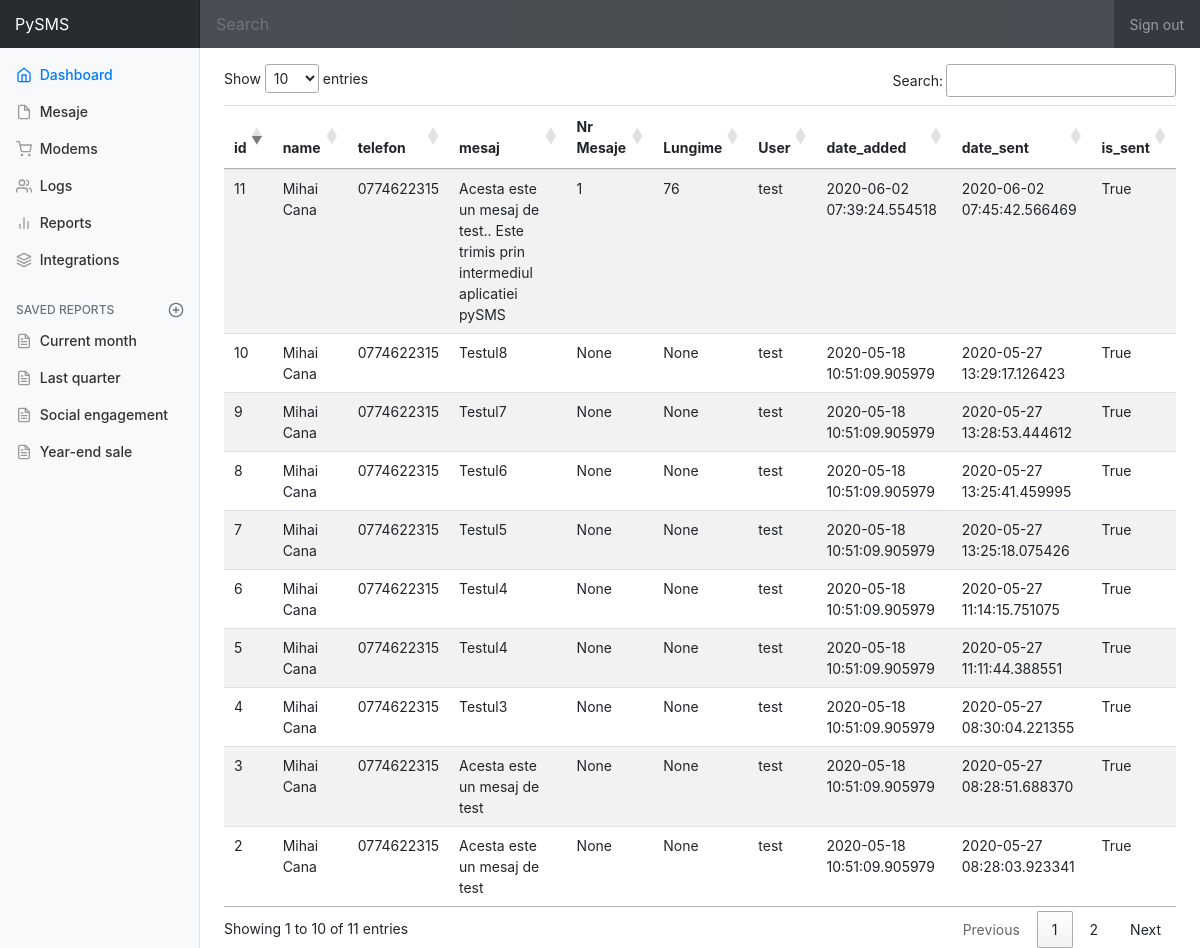
Page /mesaje on the earlier database version.
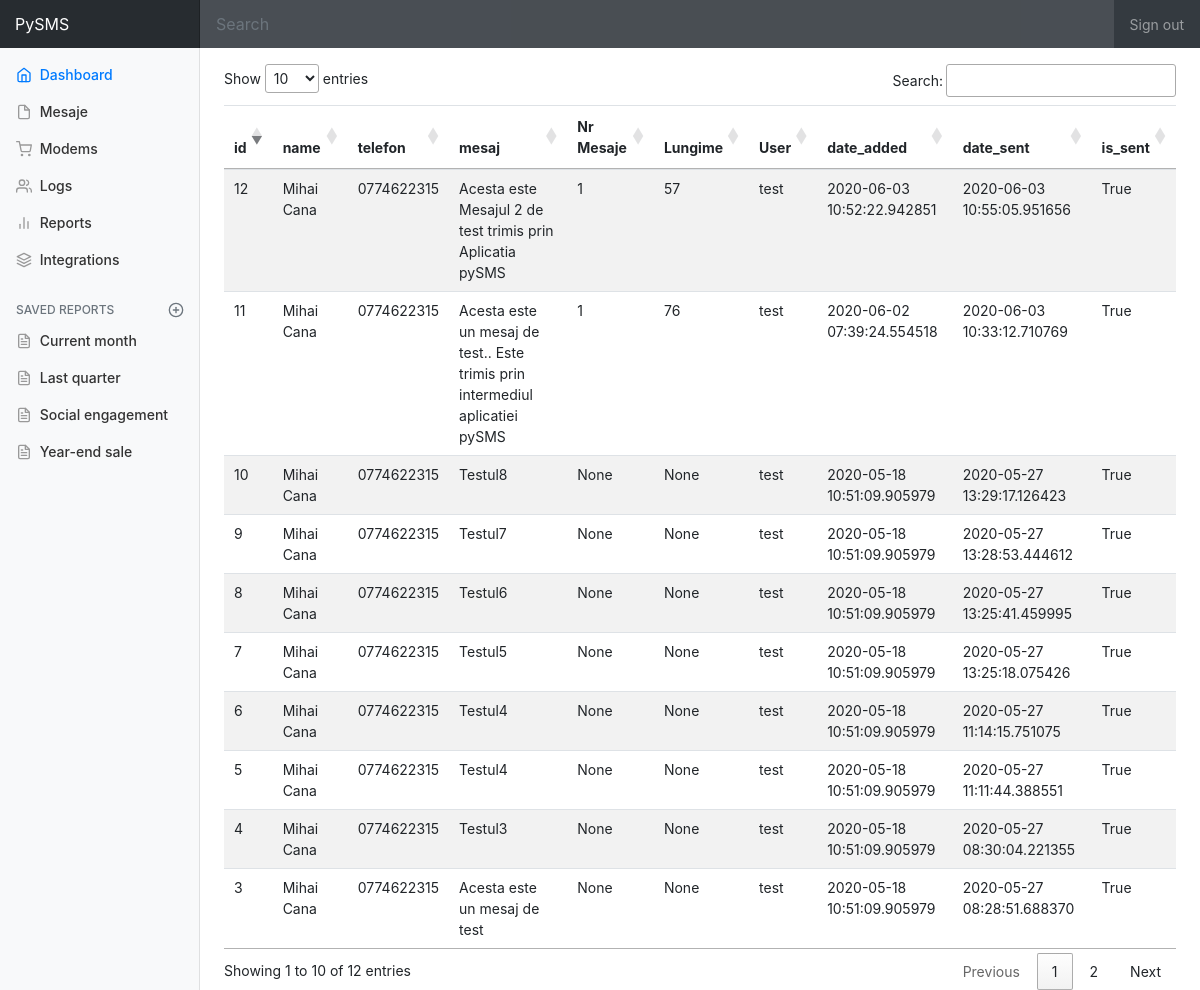
Same page on the later database version.
### models.py (models this page shows)
class Mesaj(db.Model):
    id = db.Column(db.Integer, primary_key=True)
    name = db.Column(db.String(80), nullable=False)
    telefon = db.Column(db.String(10), nullable=False)
    mesaj = db.Column(db.String(1200), nullable=False)
    mesaj_count = db.Column(db.Integer,  nullable=True)
    mesaj_lenght = db.Column(db.Integer,  nullable=True)
    user_id = db.Column(db.Integer, db.ForeignKey('user.id'))
    date_added = db.Column(db.DateTime, nullable=False, default=datetime.datetime.utcnow)
    date_sent = db.Column(db.DateTime, nullable=True)
    is_sent = db.Column(db.Boolean, unique=False, default=False)

class User(db.Model):
    id = db.Column(db.Integer, primary_key=True)
    username = db.Column(db.String(80), unique=True, nullable=False)
    password = db.Column(db.String(80), nullable=False)
    email = db.Column(db.String(120), unique=True, nullable=False)
    public_id = db.Column(db.String(80),unique=True)
    is_active = db.Column(db.Boolean, unique=False, default=True)
    is_admin = db.Column(db.Boolean, unique=False, default=True)
    date_added = db.Column(db.DateTime, nullable=False, default=datetime.datetime.utcnow)
    mesaje = db.relationship('Mesaj', backref='owner')

### views.py (the view)
@app.route('/mesaje')
def mesaje():
    all_mesaje = Mesaj.query.all()
    return render_template('mesaje.html', all_mesaje=all_mesaje)

### templates/mesaje.html (shortened to what this page needs)
{% extends 'base.html' %}
{% block content %}
<div class="table-responsive">
          <table id="table_mesaje" class="table table-striped">
            <thead>
              <tr>
                <th>id</th>
                <th>name</th>
                <th>telefon</th>
                <th>mesaj</th>
                <th>Nr Mesaje</th>
                <th>Lungime</th>
                <th>User</th>
                <th>date_added</th>
                <th>date_sent</th>
                <th>is_sent</th>
              </tr>
            </thead>
            <tbody>
              {% for mesaj in all_mesaje %}
              <tr>
                <td>{{ mesaj.id }}</td>
                <td>{{ mesaj.name }}</td>
                <td>{{ mesaj.telefon }}</td>
                <td>{{ mesaj.mesaj }}</td>
                <td>{{ mesaj.mesaj_count }}</td>
                <td>{{ mesaj.mesaj_lenght }}</td>
                <td>{{ mesaj.owner.username }}</td>
                <td>{{ mesaj.date_added }}</td>
                <td>{{ mesaj.date_sent }}</td>
                <td>{{ mesaj.is_sent }}</td>
              </tr>
              {% endfor %}
            </tbody>
          </table>
        </div>
{% endblock %}
{% block scripts %}
<link rel="stylesheet" href="https://cdn.datatables.net/1.10.21/css/jquery.dataTables.min.css">
{% endblock %}

Differences in the rows shown:
no longer on this page (row unchanged): Mesaj: id "2", name "Mihai Cana", telefon "0774622315", mesaj "Acesta este un mesaj de test", mesaj_count "None", mesaj_lenght "None", owner.username "test", date_added "2020-05-18 10:51:09.905979", date_sent "2020-05-27 08:28:03.923341", is_sent "True"
changed Mesaj "Acesta este un mesaj de test.. Este trimis prin intermediul aplicatiei pySMS": date_sent "2020-06-02 07:45:42.566469" → "2020-06-03 10:33:12.710769"
added Mesaj: id "12", name "Mihai Cana", telefon "0774622315", mesaj "Acesta este Mesajul 2 de test trimis prin Aplicatia pySMS", mesaj_count "1", mesaj_lenght "57", owner.username "test", date_added "2020-06-03 10:52:22.942851", date_sent "2020-06-03 10:55:05.951656", is_sent "True"
Other differences:
text written by a page script: "Show entries Search: Showing 1 to 10 of 11 entries Previous 1 2 Next" → "Show entries Search: Showing 1 to 10 of 12 entries Previous 1 2 Next"
